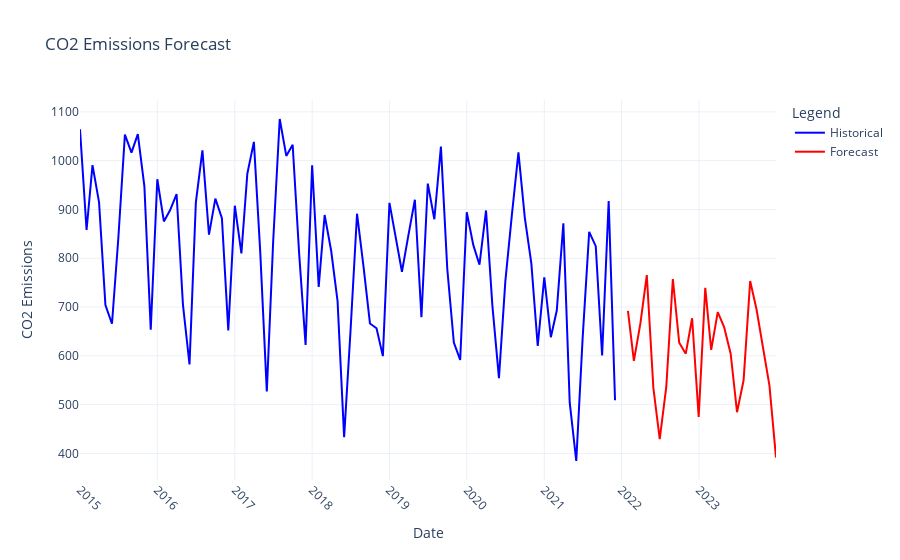

Here is the notebook cell this chart was saved with:
### Code cell
forecast, historical_data, mae, rmse, model = run_co2_forecast(df, target_year=2023)
